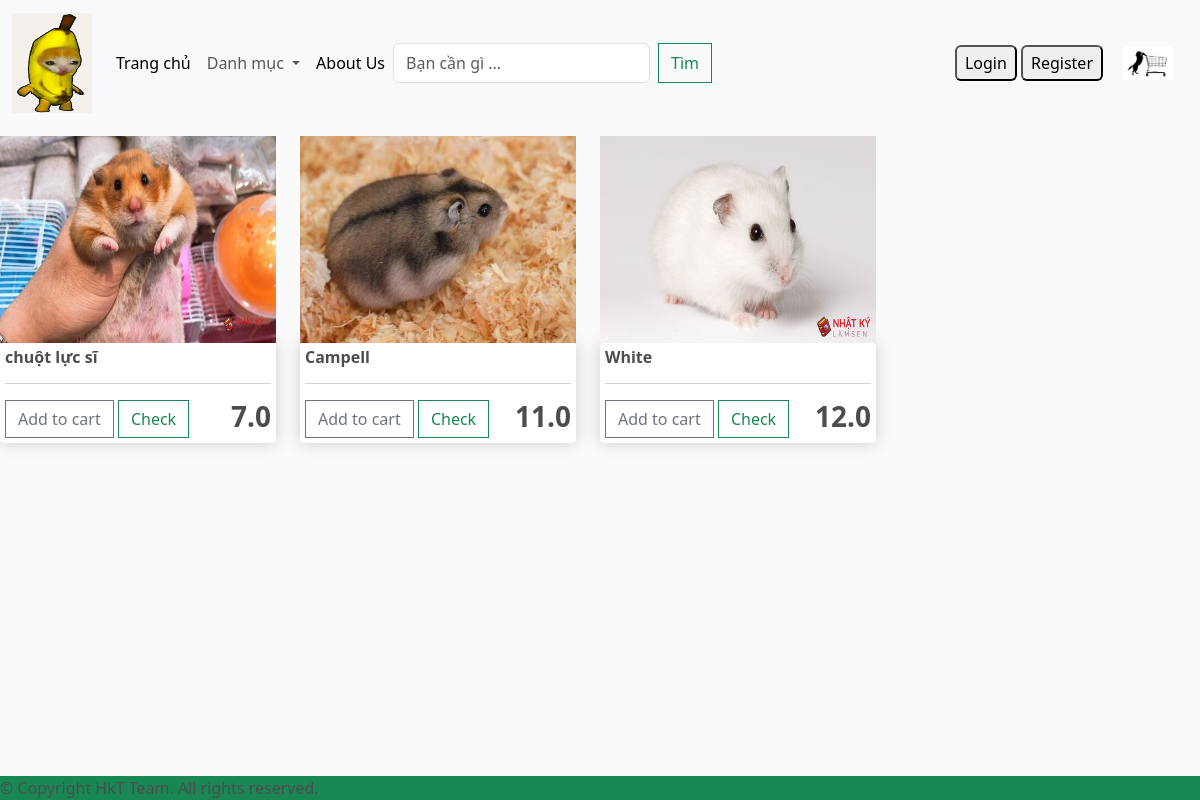
The app's page /category/?category=3 with its own data.
### app/models.py (models this page shows, shortened)
class Product(models.Model):
    category = models.ManyToManyField(Category,related_name='product')
    name = models.CharField(max_length=200, null=True)
    price = models.FloatField()
    digital = models.BooleanField(default=False, null=True, blank=False)
    image = models.ImageField(null=True, blank=True)
    detail = models.TextField(null=True, blank=True)

### app/views.py (the view)
# urls.py: path('category/', views.category, name="category"),
def category(request):
    categoreies = Category.objects.filter(is_sub =False)
    active_category = request.GET.get('category','')
    if active_category:
        products = Product.objects.filter(category__slug = active_category)
    context = {'categories':categoreies,'products':products,'active_category':active_category}
    return render(request,'app/category.html',context)

### app/templates/app/category.html (shortened to what this page needs)
{% extends 'app/base.html' %}
{% load static %}
    {% block register %}
    <div class="row" style="width:100%">
      {%for product in products %}
      <div class="col-lg-3">
        <img class="img-fluid" src="{{product.image.url}}" >
        <div class="box-element produt">
          <h6><strong>{{product.name}}</strong></h6>
          <hr>
          <button data-product={{product.id}} data-action = "add" class="btn btn-outline-secondary add-btn update-cart ">Add to cart</button>
          <a class="btn btn-outline-success" href="#">Check</a>
          <h3 style="display: inline-block; float: right"><strong>{{product.price}}</strong></h3>
        </div>
      </div>
      {% endfor %}
    </div>
    {% endblock register %}

### app/static/app/css/style.css (style rules this page uses)
* { margin: 0; padding: 0; box-sizing: border-box; }
body { background-color: hsl(0, 0%, 98%); color: hsl(0, 0%, 30%); }
h1, h2, h3, h4, h5, h6 { color: inherit; }
.box-element { box-shadow: 0 0 16px hsl(0, 0%, 80%); background-color: #fff; border-radius: 4px; padding: 5px; }
.col-lg-3, .col-lg-4, .col-lg-6, .col-lg-8, .col-lg-12 { margin-top: 10px; }
.btn { border-radius: 0; }

### app/static/app/css/main.css (style rules this page uses)
body { background-color: hsl(0, 0%, 98%); }
h1, h2, h3, h4, h5, h6 { color: hsl(0, 0%, 30%); }
.box-element { box-shadow: hsl(0, 0%, 80%) 0 0 16px; background-color: #fff; border-radius: 4px; padding: 5px; }
.col-lg-3, .col-lg-4, .col-lg-6, .col-lg-8, .col-lg-12 { margin-top: 10px; }
.btn { border-radius: 0; }

### records on screen
Product: image (picture), name "chuột lực sĩ", price "7.0"
Product: image (picture), name "Campell", price "11.0"
Product: image (picture), name "White", price "12.0"
